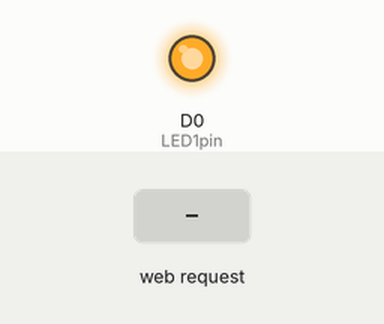
Recording of a sketch running on a simulated ESP8266 (NodeMCU). Shown: output pins drawn as LEDs (lit = HIGH). Inputs (shaded band) come from the test bench. WiFi joins after 1.5 s; servers stay silent unless stated; what the sketch prints to the serial monitor is not drawn.

Above: at 5.7 s.
5.8 s: HTTP request GET /led1on received
At 6.4 s:
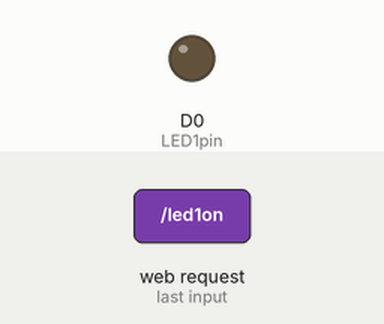
7.3 s: HTTP request GET /led1off received
At 7.6 s:
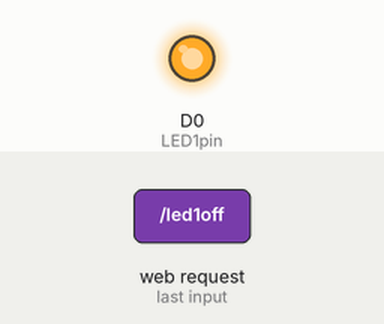
Timing chart, 0 to 10.3 s (numbered marks = the images above; inputs shaded):
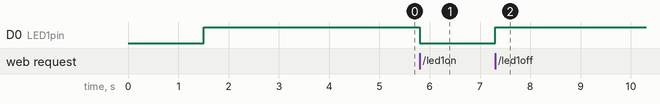

Measured:
- after the input at 5.8 s, D0 (LED1pin): HIGH → LOW at once
- after the input at 7.3 s, D0 (LED1pin): LOW → HIGH at once

The sketch:

Sentinal.ino
```cpp
#include <ESP8266WiFi.h>
#include <ESP8266HTTPClient.h>
#include <ESP8266WebServer.h>
#include <SoftwareSerial.h>
#include <ArduinoJson.h>

// Replace with your WiFi credentials
const char* ssid = "YOUR_WIFI_SSID";
const char* password = "YOUR_WIFI_PASSWORD";

// Replace with your ESP32-CAM IP address
const char* esp32CamIP = "YOUR_ESP32_IP";
const char* cameraEndpoint = "/start-camera";

SoftwareSerial nano(D5, D6);  // RX, TX
ESP8266WebServer server(80);

// GPIO and LED statuses
const uint8_t LED1pin = D0;
bool LED1status = LOW;
bool LED2status = LOW;

// Motion detection variables
bool motionDetected = false;
int personCount = 0;
int responseCycles = 0;

void setup() {
  Serial.begin(9600);
  nano.begin(9600);
  pinMode(LED1pin, OUTPUT);
  digitalWrite(LED1pin, LOW);

  WiFi.begin(ssid, password);
  Serial.println("Connecting to WiFi...");

  int attempts = 0;
  while (WiFi.status() != WL_CONNECTED && attempts < 20) {
    delay(500);
    Serial.print(".");
    attempts++;
  }

  if (WiFi.status() == WL_CONNECTED) {
    Serial.println("\nWiFi connected!");
    server.on("/", handle_OnConnect);
    server.on("/led1on", handle_led1on);
    server.on("/led1off", handle_led1off);
    server.on("/led2on", handle_led2on);
    server.on("/led2off", handle_led2off);
    server.onNotFound(handle_NotFound);
    server.begin();
    Serial.println("HTTP server started");
  } else {
    Serial.println("\nWiFi connection failed.");
  }
}

void loop() {
  server.handleClient();
  digitalWrite(LED1pin, LED1status ? LOW : HIGH);

  if (nano.available()) {
    char receivedChar = nano.read();
    Serial.print("Received from Nano: ");
    Serial.println(receivedChar);

    if (receivedChar == 'M') {
      motionDetected = true;
      Serial.println("Motion detected! Communicating with ESP32...");
      communicateWithESP32();
    }
  }

  if (responseCycles >= 10) {
    if (personCount > 0) {
      Serial.println("Person detected! Checking ThingSpeak API...");
      handleThingSpeakAPI();
    } else {
      Serial.println("No person detected in 10 cycles. Sending 'l' to Nano...");
      nano.print('l');
    }
    personCount = 0;
    responseCycles = 0;
  }
}

void communicateWithESP32() {
  if (WiFi.status() == WL_CONNECTED) {
    WiFiClient client;
    HTTPClient http;
    String url = String("http://") + esp32CamIP + cameraEndpoint;
    http.begin(client, url);

    int httpResponseCode = http.GET();
    if (httpResponseCode > 0) {
      String response = http.getString();
      Serial.println("ESP32 Response: " + response);
      if (response.indexOf("person") != -1) {
        personCount++;
      }
      responseCycles++;
    }
    http.end();
  }
}

void handleThingSpeakAPI() {
  if (WiFi.status() == WL_CONNECTED) {
    WiFiClient client;
    HTTPClient http;
    String url = "https://api.thingspeak.com/channels/YOUR_CHANNEL_ID/fields/4/last.json?api_key=YOUR_API_KEY";
    http.begin(client, url);

    int httpResponseCode = http.GET();
    if (httpResponseCode > 0) {
      String response = http.getString();
      StaticJsonDocument<256> jsonDoc;
      if (deserializeJson(jsonDoc, response) == DeserializationError::Ok) {
        int field4Value = jsonDoc["field4"].as<int>();
        if (field4Value == 1) {
          nano.print('C');
          nano.print('L');
        } else {
          nano.print('C');
        }
      }
    }
    http.end();
  }
}

void handle_OnConnect() {
  server.send(200, "text/html", SendHTML(LED1status, LED2status));
}

void handle_led1on() {
  LED1status = HIGH;
  nano.print('N');
  server.send(200, "text/html", SendHTML(LED1status, LED2status));
}

void handle_led1off() {
  LED1status = LOW;
  nano.print('n');
  server.send(200, "text/html", SendHTML(LED1status, LED2status));
}

void handle_led2on() {
  LED2status = HIGH;
  nano.print('L');
  server.send(200, "text/html", SendHTML(LED1status, LED2status));
}

void handle_led2off() {
  LED2status = LOW;
  nano.print('l');
  server.send(200, "text/html", SendHTML(LED1status, LED2status));
}

void handle_NotFound() {
  server.send(404, "text/plain", "Not found");
}

String SendHTML(bool led1stat, bool led2stat) {
  String ptr = "<!DOCTYPE html><html><head><title>ESP8266 Control</title></head><body>";
  ptr += "<h1>ESP8266 Web Server</h1><h3>Control Panel</h3>";
  ptr += led1stat ? "<p>LED1: <strong>ON</strong></p><a href='/led1off'>Turn OFF</a>" : "<p>LED1: <strong>OFF</strong></p><a href='/led1on'>Turn ON</a>";
  ptr += led2stat ? "<p>LED2: <strong>ON</strong></p><a href='/led2off'>Turn OFF</a>" : "<p>LED2: <strong>OFF</strong></p><a href='/led2on'>Turn ON</a>";
  ptr += "</body></html>";
  return ptr;
}
```
